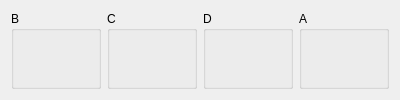
        <widget class="QFrame" name="frame_4">
         <property name="frameShadow">
          <enum>QFrame::Shadow::Raised</enum>
         </property>
         <layout class="QHBoxLayout" name="horizontalLayout_4">
          <item>
           <widget class="QGroupBox" name="groupB_new">
            <property name="sizePolicy">
             <sizepolicy hsizetype="Expanding" vsizetype="Expanding">
              <horstretch>0</horstretch>
              <verstretch>0</verstretch>
             </sizepolicy>
            </property>
            <property name="minimumSize">
             <size>
              <width>90</width>
              <height>68</height>
             </size>
            </property>
            <property name="title">
             <string>B</string>
            </property>
            <layout class="QVBoxLayout" name="verticalLayoutB_new">
             <item>
              <widget class="QLabel" name="labelValueB_new">
               <property name="text">
                <string/>
               </property>
              </widget>
             </item>
            </layout>
           </widget>
          </item>
          <item>
           <widget class="QGroupBox" name="groupC_new">
            <property name="sizePolicy">
             <sizepolicy hsizetype="Expanding" vsizetype="Expanding">
              <horstretch>0</horstretch>
              <verstretch>0</verstretch>
             </sizepolicy>
            </property>
            <property name="minimumSize">
             <size>
              <width>90</width>
              <height>68</height>
             </size>
            </property>
            <property name="title">
             <string>C</string>
            </property>
            <layout class="QVBoxLayout" name="verticalLayoutC_new">
             <item>
              <widget class="QLabel" name="labelValueC_new">
               <property name="text">
                <string/>
               </property>
              </widget>
             </item>
            </layout>
           </widget>
          </item>
          <item>
           <widget class="QGroupBox" name="groupD_new">
            <property name="sizePolicy">
             <sizepolicy hsizetype="Expanding" vsizetype="Expanding">
              <horstretch>0</horstretch>
              <verstretch>0</verstretch>
             </sizepolicy>
            </property>
            <property name="minimumSize">
             <size>
              <width>90</width>
              <height>68</height>
             </size>
            </property>
            <property name="title">
             <string>D</string>
            </property>
            <layout class="QVBoxLayout" name="verticalLayoutD_new">
             <item>
              <widget class="QLabel" name="labelValueD_new">
               <property name="text">
                <string/>
               </property>
              </widget>
             </item>
            </layout>
           </widget>
          </item>
          <item>
           <widget class="QGroupBox" name="groupA_new">
            <property name="sizePolicy">
             <sizepolicy hsizetype="Expanding" vsizetype="Expanding">
              <horstretch>0</horstretch>
              <verstretch>0</verstretch>
             </sizepolicy>
            </property>
            <property name="minimumSize">
             <size>
              <width>90</width>
              <height>68</height>
             </size>
            </property>
            <property name="title">
             <string>A</string>
            </property>
            <layout class="QVBoxLayout" name="verticalLayoutA_new">
             <item>
              <widget class="QLabel" name="labelValueA_new">
               <property name="text">
                <string/>
               </property>
              </widget>
             </item>
            </layout>
           </widget>
          </item>
         </layout>
        </widget>
